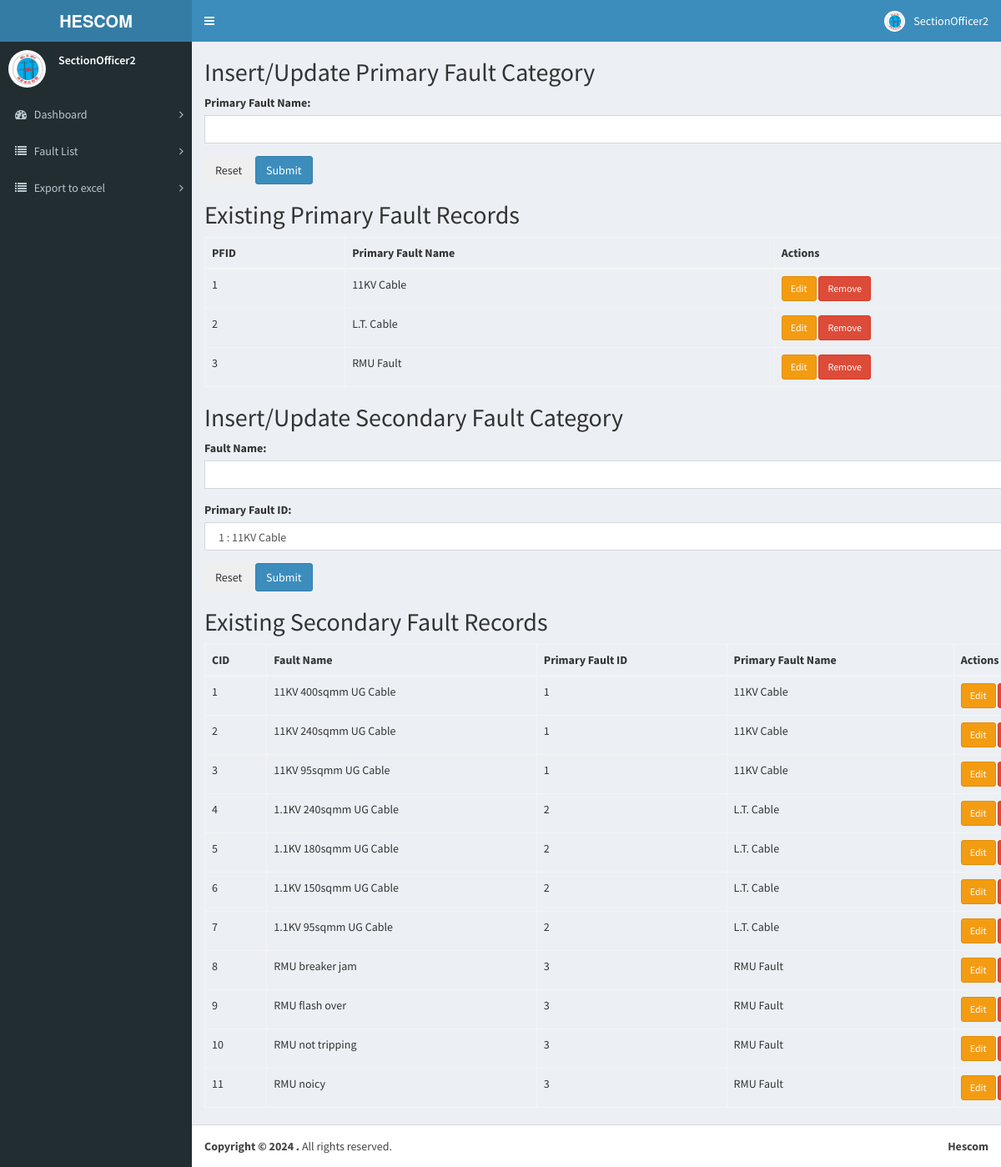
Screenshot of /manage_fault_categories.php (signed in) with the database file from the repository.
### tables this page shows
CREATE TABLE `primary_fault_category` (
  `PFID` int NOT NULL AUTO_INCREMENT,
  `PFNAME` varchar(255) NOT NULL,
  PRIMARY KEY (`PFID`)
);

CREATE TABLE `secondary_fault_category` (
  `CID` int NOT NULL AUTO_INCREMENT,
  `FNAME` varchar(255) NOT NULL,
  `PFID` int NOT NULL,
  PRIMARY KEY (`CID`),
  KEY `PFID` (`PFID`),
  CONSTRAINT `secondary_fault_category_ibfk_1` FOREIGN KEY (`PFID`) REFERENCES `primary_fault_category` (`PFID`)
);

### pages/required/functions.php (called while the page is built, shortened)
<?php
function db_all($sql_query)
{
	include ('db_connection.php');
	$query = mysqli_query($con, $sql_query);
	$rows = array();
	while ($row = mysqli_fetch_assoc($query)) {
		$rows[] = $row;
	}
	return $rows;
}
?>

### manage_fault_categories.php (the view, shortened to what this page needs)
<?php
include ('pages/required/db_connection.php');
include ('pages/required/functions.php');
?>
<!DOCTYPE html>
<html>
<head>
    <link rel="stylesheet" href="bootstrap/css/bootstrap.min.css">
    <link rel="stylesheet" href="https://cdnjs.cloudflare.com/ajax/libs/font-awesome/4.5.0/css/font-awesome.min.css">
    <link rel="stylesheet" href="https://cdnjs.cloudflare.com/ajax/libs/ionicons/2.0.1/css/ionicons.min.css">
    <link rel="stylesheet" href="dist/css/AdminLTE.min.css">
    <link rel="stylesheet" href="dist/css/skins/_all-skins.min.css">
    <link rel="stylesheet" href="plugins/iCheck/flat/blue.css">
    <link rel="stylesheet" href="plugins/morris/morris.css">
    <link rel="stylesheet" href="plugins/jvectormap/jquery-jvectormap-1.2.2.css">
    <link rel="stylesheet" href="plugins/datepicker/datepicker3.css">
    <link rel="stylesheet" href="plugins/daterangepicker/daterangepicker.css">
    <link rel="stylesheet" href="plugins/bootstrap-wysihtml5/bootstrap3-wysihtml5.min.css">
    <link rel="stylesheet" href="plugins/fullcalendar/fullcalendar.min.css">
    <link rel="stylesheet" href="plugins/fullcalendar/fullcalendar.print.css" media="print">
    <link rel="stylesheet" href="plugins/timepicker/bootstrap-timepicker.min.css">
    <link rel="stylesheet" href="plugins/datatables/dataTables.bootstrap.css">
    <link rel="stylesheet" href="bootstrap/css/counter.css">
</head>
<body class="hold-transition skin-blue sidebar-mini">
    <div class="wrapper">
        <?php include ('header.php'); ?>
        <?php include ('sidebar.php'); ?>
        <div class="content-wrapper">
            <div class="container mt-5">
                <h2 class="mb-4">Insert/Update Primary Fault Category</h2>
                <form action="" method="POST" onsubmit="return handleSubmit('primary')" class="mb-4">
                    <div class="form-group">
                        <label for="pfname">Primary Fault Name:</label>
                        <input type="text" class="form-control" id="pfname" name="pfname" required>
                    </div>
                    <button type="button" class="btn btn-secondary" onclick="resetForm()">Reset</button>
                    <button type="submit" class="btn btn-primary" name="p_submit">Submit</button>
                </form>
                <?php
                echo "<h2 class='mb-4'>Existing Primary Fault Records</h2>";
                $sql = "SELECT * FROM primary_fault_category;";
                $result = db_all($sql);
                if ($result != null) {
                    echo "<table class='table table-bordered'><thead class='thead-dark'><tr><th>PFID</th><th>Primary Fault Name</th><th>Actions</th></tr></thead><tbody>";
                    foreach ($result as $row) {
                        echo "<tr>";
                        echo "<td>" . $row["PFID"] . "</td>";
                        echo "<td>" . $row["PFNAME"] . "</td>";
                        echo "<td>
                    <button class='btn btn-warning btn-sm' onclick='editPrimaryRecord(" . $row["PFID"] . ", \"" . addslashes($row["PFNAME"]) . "\")'>Edit</button>
                    <button class='btn btn-danger btn-sm' onclick='confirmRemove(\"primary\", " . $row["PFID"] . ")'>Remove</button>
                </td>";
                        echo "</tr>";
                    }
                    echo "</tbody></table>";
                } else {
                    echo "<div class='alert alert-warning'>No primary fault records found.</div>";
                } ?>
                <h2 class="mb-4">Insert/Update Secondary Fault Category</h2>
                <form action="" method="POST" onsubmit="return handleSubmit('secondary')" class="mb-4">
                    <div class="form-group">
                        <label for="sfname">Fault Name:</label>
                        <input type="text" class="form-control" id="sfname" name="sfname" required>
                    </div>
                    <div class="form-group">
                        <label for="spf_id">Primary Fault ID:</label>
                        <?php
                        $sql = "SELECT * FROM primary_fault_category;";
                        $res = db_all($sql);
                        $options = "<select class='form-control' id='spf_id' name='spf_id' required>";
                        foreach ($res as $row) {
                            $options .= "<option value='" . $row["PFID"] . "'>" . $row["PFID"] . " : " . $row["PFNAME"] . "</option>";
                        }
                        $options .= "</select>";
                        echo $options;
                        ?>
                    </div>
                    <button type="button" class="btn btn-secondary" onclick="resetForm()">Reset</button>
                    <button type="submit" class="btn btn-primary" name="s_submit">Submit</button>
                </form>
                <h2 class="mb-4">Existing Secondary Fault Records</h2>
                <?php
                $sql = "SELECT sf.*, pf.PFNAME FROM secondary_fault_category sf INNER JOIN primary_fault_category pf on sf.PFID = pf.PFID;";
                $result = db_all($sql);
                if ($result != null) {
                    echo "<table class='table table-bordered'><thead class='thead-dark'><tr><th>CID</th><th>Fault Name</th><th>Primary Fault ID</th><th>Primary Fault Name</th><th>Actions</th></tr></thead><tbody>";
                    foreach ($result as $row) {
                        echo "<tr>";
                        echo "<td>" . $row["CID"] . "</td>";
                        echo "<td>" . $row["FNAME"] . "</td>";
                        echo "<td>" . $row["PFID"] . "</td>";
                        echo "<td>" . $row["PFNAME"] . "</td>";
                        echo "<td>
                    <button class='btn btn-warning btn-sm' onclick='editSecondaryRecord(" . $row["CID"] . ", \"" . addslashes($row["FNAME"]) . "\", " . $row["PFID"] . ")'>Edit</button>
                    <button class='btn btn-danger btn-sm' onclick='confirmRemove(\"secondary\", " . $row["CID"] . ")'>Remove</button>
                </td>";
                        echo "</tr>";
                    }
                    echo "</tbody></table>";
                } else {
                    echo "<div class='alert alert-warning'>No secondary fault records found.</div>";
                }
                ?>
            </div>
        </div>
        <?php include ('footer.php'); ?>
    </div>
</body>
</html>

### rows the page displays
primary_fault_category: PFID "1", PFNAME "11KV Cable"
primary_fault_category: PFID "2", PFNAME "L.T. Cable"
primary_fault_category: PFID "3", PFNAME "RMU Fault"
secondary_fault_category: CID "1", FNAME "11KV 400sqmm UG Cable", PFID "1", PFID.PFNAME "11KV Cable"
secondary_fault_category: CID "2", FNAME "11KV 240sqmm UG Cable", PFID "1", PFID.PFNAME "11KV Cable"
secondary_fault_category: CID "3", FNAME "11KV 95sqmm UG Cable", PFID "1", PFID.PFNAME "11KV Cable"
secondary_fault_category: CID "4", FNAME "1.1KV 240sqmm UG Cable", PFID "2", PFID.PFNAME "L.T. Cable"
secondary_fault_category: CID "5", FNAME "1.1KV 180sqmm UG Cable", PFID "2", PFID.PFNAME "L.T. Cable"
secondary_fault_category: CID "6", FNAME "1.1KV 150sqmm UG Cable", PFID "2", PFID.PFNAME "L.T. Cable"
secondary_fault_category: CID "7", FNAME "1.1KV 95sqmm UG Cable", PFID "2", PFID.PFNAME "L.T. Cable"
secondary_fault_category: CID "8", FNAME "RMU breaker jam", PFID "3", PFID.PFNAME "RMU Fault"
secondary_fault_category: CID "9", FNAME "RMU flash over", PFID "3", PFID.PFNAME "RMU Fault"
secondary_fault_category: CID "10", FNAME "RMU not tripping", PFID "3", PFID.PFNAME "RMU Fault"
secondary_fault_category: CID "11", FNAME "RMU noicy", PFID "3", PFID.PFNAME "RMU Fault"

### other values shown
$_SESSION['name'] "SectionOfficer2"
form field spf_id "1 : 11KV Cable"
